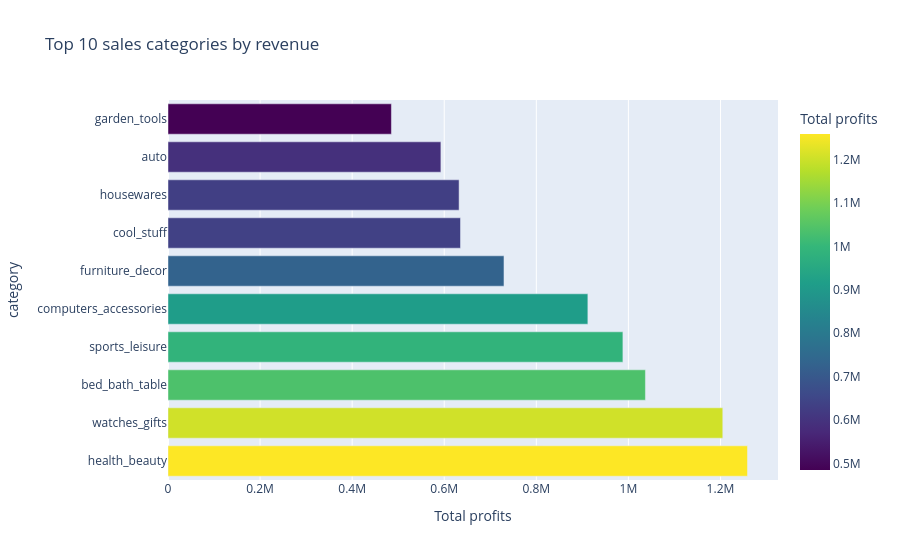

Source (notebook cell):
### Code cell
fig = px.bar(top_categories, 
             x='price', 
             y='product_category_name_english', 
             orientation='h',
             title='Top 10 sales categories by revenue',
             labels={'price':'Total profits', 'product_category_name_english':'category'},
             color='price',
             color_continuous_scale='Viridis')
fig.show()

### Figure 1 — Plotly figure (JSON) as saved in the notebook; plotly's stock layout.template omitted (floating-point values rounded to 4 significant figures)
{"data": [{"alignmentgroup": "True", "hovertemplate": "Total profits=%{marker.color}<br>category=%{y}<extra></extra>", "legendgroup": "", "marker": {"color": [1259000.0, 1205000.0, 1037000.0, 988000.0, 912000.0, 729800.0, 635300.0, 632200.0, 592700.0, 485300.0], "coloraxis": "coloraxis", "pattern": {"shape": ""}}, "name": "", "offsetgroup": "", "orientation": "h", "showlegend": false, "textposition": "auto", "type": "bar", "x": [1259000.0, 1205000.0, 1037000.0, 988000.0, 912000.0, 729800.0, 635300.0, 632200.0, 592700.0, 485300.0], "xaxis": "x", "y": ["health_beauty", "watches_gifts", "bed_bath_table", "sports_leisure", "computers_accessories", "furniture_decor", "cool_stuff", "housewares", "auto", "garden_tools"], "yaxis": "y"}], "layout": {"autosize": true, "barmode": "relative", "coloraxis": {"colorbar": {"title": {"text": "Total profits"}}, "colorscale": [[0, "#440154"], [0.1111, "#482878"], [0.2222, "#3e4989"], [0.3333, "#31688e"], [0.4444, "#26828e"], [0.5556, "#1f9e89"], [0.6667, "#35b779"], [0.7778, "#6ece58"], [0.8889, "#b5de2b"], [1, "#fde725"]]}, "legend": {"tracegroupgap": 0}, "title": {"text": "Top 10 sales categories by revenue"}, "xaxis": {"anchor": "y", "autorange": true, "domain": [0, 1], "range": [0, 1325000.0], "title": {"text": "Total profits"}, "type": "linear"}, "yaxis": {"anchor": "x", "autorange": true, "domain": [0, 1], "range": [-0.5, 9.5], "title": {"text": "category"}, "type": "category"}}}
